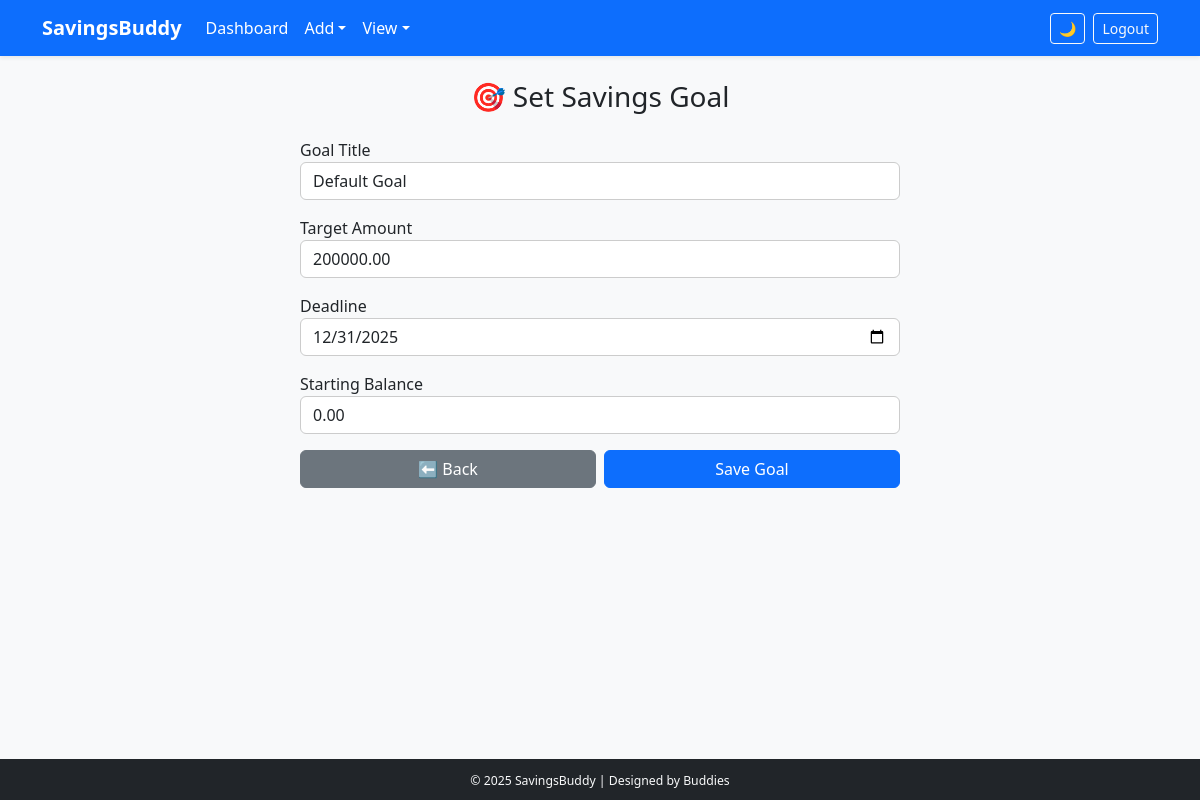
Page /goals/add/ (signed in) on the committed database.
### expenses/models.py (models this page shows, shortened)
class SavingsGoal(models.Model):
    user = models.ForeignKey(User, on_delete=models.CASCADE)
    title = models.CharField(max_length=100)
    target_amount = models.DecimalField(max_digits=10, decimal_places=2)
    deadline = models.DateField(null=True, blank=True)
    starting_balance = models.DecimalField(max_digits=10, decimal_places=2, default=0)

### expenses/views.py (the view)
# urls.py: path('goals/add/', views.goal_create, name='goal_add'),
@login_required
def goal_create(request):
    goal = SavingsGoal.objects.filter(user=request.user).first()  # get existing goal if any
    if request.method == 'POST':
        form = SavingsGoalForm(request.POST, instance=goal)  # update if exists
        if form.is_valid():
            obj = form.save(commit=False)
            obj.user = request.user
            obj.save()
            messages.success(request, "🎯 Savings goal saved successfully!")
            return redirect('dashboard')
    else:
        form = SavingsGoalForm(instance=goal)
    return render(request, 'goal_form.html', {'form': form})

### expenses/forms.py
class SavingsGoalForm(forms.ModelForm):
    class Meta:
        model = SavingsGoal
        fields = ['title', 'target_amount', 'deadline', 'starting_balance']
        widgets = {
            'title': forms.TextInput(attrs={'class': 'form-control'}),
            'target_amount': forms.NumberInput(attrs={'class': 'form-control', 'step':'0.01'}),
            'deadline': forms.TextInput(attrs={'class': 'form-control date-input', 'type':'date'}),
            'starting_balance': forms.NumberInput(attrs={'class': 'form-control', 'step':'0.01'}),
        }

### expenses/templates/goal_form.html (shortened to what this page needs)
{% extends "base.html" %}
{% block content %}
<h3 class="text-center mb-4">🎯 Set Savings Goal</h3>
<form method="POST" class="mx-auto" style="max-width:600px;">
  <div class="mb-3">
    <label for="title">Goal Title</label>
    {{ form.title }}
  </div>
  <div class="mb-3">
    <label for="target_amount">Target Amount</label>
    {{ form.target_amount }}
  </div>
  <div class="mb-3">
    <label for="deadline">Deadline</label>
    {{ form.deadline }}
  </div>
  <div class="mb-3">
    <label for="starting_balance">Starting Balance</label>
    {{ form.starting_balance }}
  </div>
  <div class="d-flex justify-content-between">
    <a href="{% url 'dashboard' %}" class="btn btn-secondary w-50 me-2">⬅ Back</a>
    <button type="submit" class="btn btn-primary w-50">Save Goal</button>
  </div>
</form>
{% endblock %}

### expenses/static/css/style.css (style rules this page uses)
body.light-mode { background-color: #f8f9fa !important; color: #212529 !important; }
input, select, textarea { background-color: #ffffff !important; color: #212529 !important; border: 1px solid #ccc !important; border-radius: 6px; padding: 8px 10px; width: 100%; }

### expenses/templates/base.html (style rules this page uses)
html, body { height: 100%; display: flex; flex-direction: column; margin: 0; }

### rows in the picture
SavingsGoal: title "Default Goal", target_amount "200000.00", deadline "12/31/2025", starting_balance "0.00"
